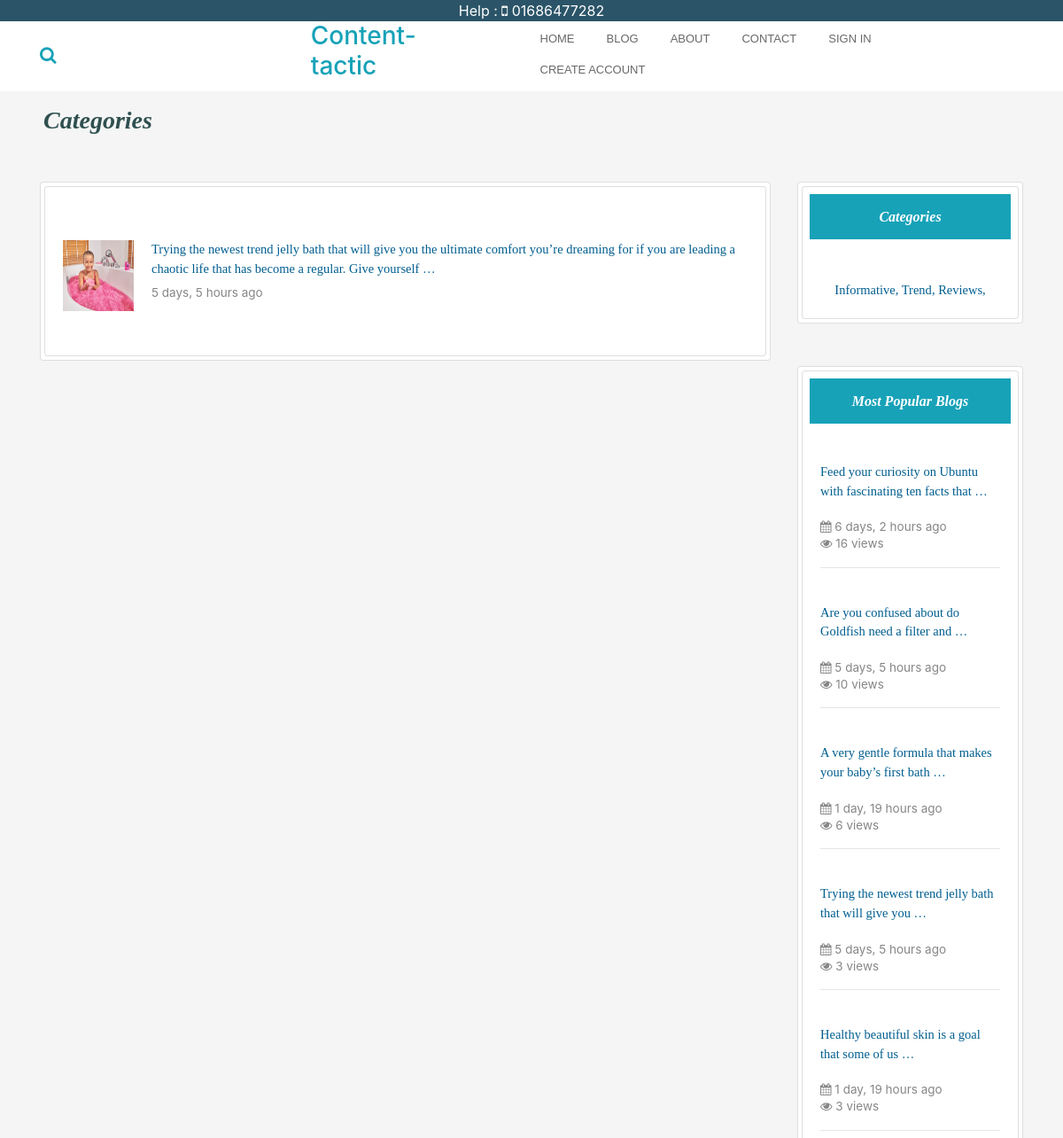
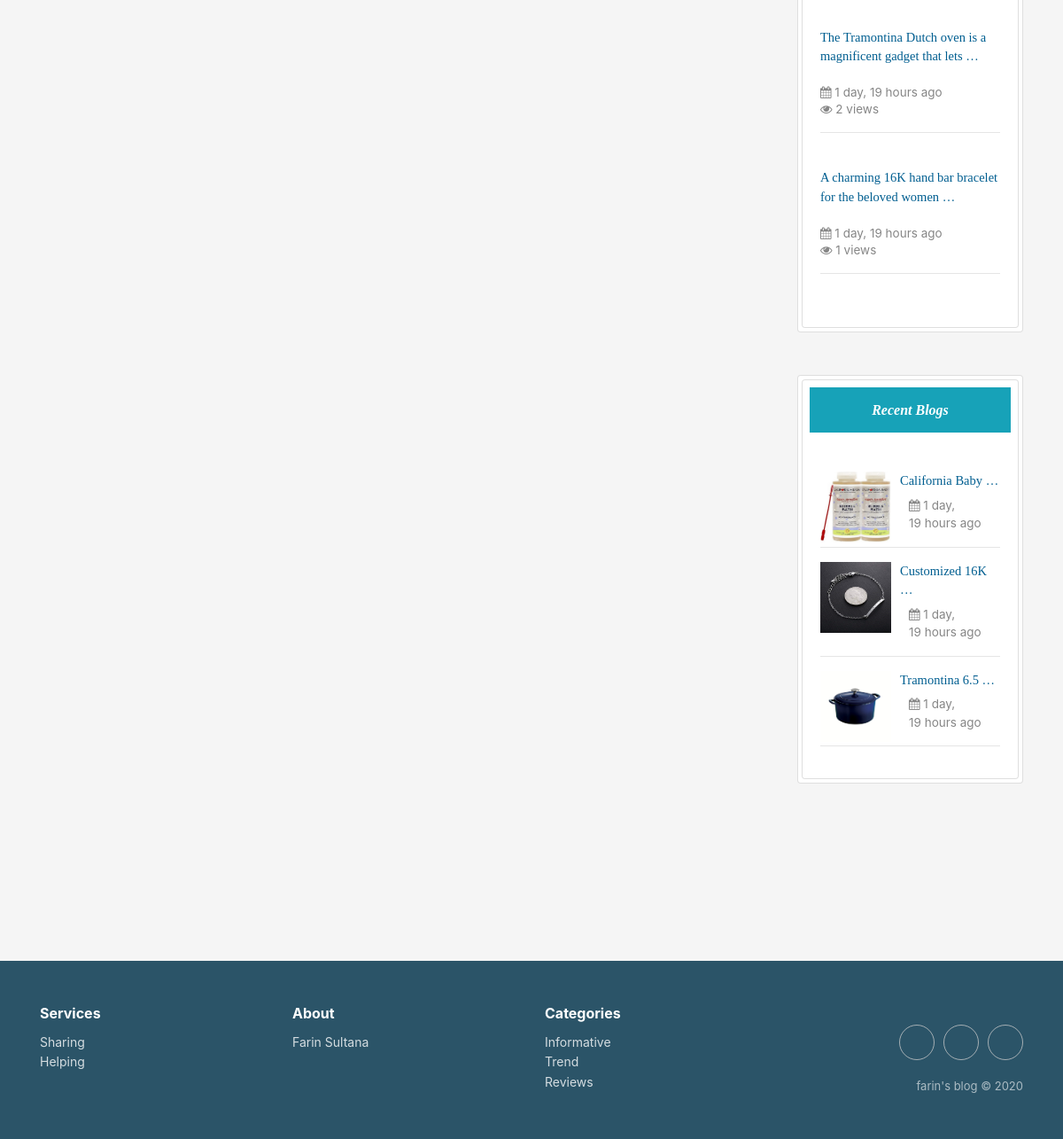
Screenshot of /categories/Trend with the database file from the repository (2 pictures, top to bottom).
### home/models.py (models this page shows, shortened)
class Post(models.Model):
    category = models.ForeignKey(Category, on_delete=models.CASCADE)
    postAuthor = models.CharField(max_length=200)
    postId = models.AutoField(primary_key=True, auto_created=True)
    postTitle = models.CharField(max_length=200)
    postTimeDate = models.DateTimeField(auto_now_add=True, auto_now=False, blank=True)
    postDescriptions = models.TextField()
    postBody = RichTextField(blank=True, null=True)
    postImage = models.ImageField(blank=True, null=True)
    views = models.IntegerField(default=0)
    def get_photo_url(self):
        if self.postImage and hasattr(self.postImage, 'url'):
            return self.postImage.url
        else:
            return "/static/no.png"

class Category(models.Model):
    category = models.CharField(max_length=200, primary_key=True)

### home/views.py (the view)
# urls.py: path('categories/<str:cat>', views.category, name='categories'),
def category(request, cat):
    populer = Post.objects.all().order_by('-views')[0:10]
    Recent = Post.objects.all().order_by('-postTimeDate')[0:3]
    query = cat
    allPosts = Post.objects.filter(category__category__contains=query).order_by('-postTimeDate')
    cat = Category.objects.all()
    parms = {'allPosts': allPosts,
             'RecentPost': Recent,
             'Categories': cat,
             'Populer': populer}
    return render(request, 'category.html', parms)

### templates/category.html (shortened to what this page needs)
{% extends 'base.html' %}
{% load static %}
{% load humanize %}
 {% block body %}
<div class="container">
<div class="row ml-1 mb-1">
  <h3 class="mb-5 mt-3"  id="heading">Categories</h3>
</div>
    <div class="row">
   <div class="col-sm-9 mb-5">
              <div class="card p-1">
       {% if allPosts|length < 1 %}
      <div class="card text-center mt-5 p-5">
       <h4 style="margin-top:40;">
           This category haven't got any blog yet.
       </h4><br>
        <a class="text-style" href="{% url 'blog' %}"><span><i class="fa fa-plus-circle" aria-hidden="true"></i> Go to Blog Page</span></a>
</div>
       {% else %}
    {% for post in allPosts %}
       <div class="card pt-4 pl-0 pb-4 pr-0">
                    <div class="card-body">
                        <div class="mt-3">
                            <img style="float:left;" class="d-inline-block" src="{{ post.get_photo_url }}" height=80;
                                width=80; alt="abc">
                            <a href="{% url 'readMore' post.postId %}">
                                <p  style="margin-left:100px;" class="text-style">
                                    {{ post.postDescriptions |truncatewords:30 }}
                                </p>
                            </a>
                            <p style="margin-left:100px; margin-top:-10px;" class="description">{{ post.postTimeDate | naturaltime}}</p>
                        </div>
                    </div>
        </div>
       {% endfor %}
       {% endif %}
</div>
       </div>
        <div class="col-sm-3 " >
         <div class="card p-1">
             <div class="card promoting-card">
<h6 class="bg-info m-2 p-3 text-center" id="headings">Categories</h6>
  <div class="card-body">
                        <div class="mt-3 text-center">
                             {% for cat in Categories%}
                      <a class="text-style" href="{% url 'categories' cat.category %}"> {{cat.category}},  </a>
                             {% endfor %}
                        </div>
                    </div>
</div>
</div>
            <div class="card p-1 mt-5">
<div class="card promoting-card">
<h6 class="bg-info m-2  p-3 text-center" id="headings">Most Popular Blogs</h6>
 <div class="card-body">
                        <div class="mt-3">
                             {% for post in Populer%}
                            <a href="{% url 'readMore' post.postId %}">
                                <p    class="text-style">
                                    {{ post.postDescriptions | truncatewords:10 }}
                                </p>
                            </a>
                            <span class="description"><i class="fa fa-calendar" aria-hidden="true"></i> {{ post.postTimeDate | naturaltime }}</span>
                            <p class="description"><i class="fa fa-eye" aria-hidden="true"></i> {{ post.views }} views</p>
<hr>
                            <br>
                             {% endfor %}
                        </div>
                    </div>
                    </div>
                    </div>
         <div class="card p-1 mt-5">
<div class="card promoting-card ">
<h6 class="bg-info m-2  p-3 text-center" id="headings">Recent Blogs</h6>
 <div class="card-body">
                        <div class="mt-3">
                             {% for post in RecentPost%}
                            <img style="float:left;" class="d-inline-block" src="{{ post.get_photo_url }}" height=80;
                                width=80; alt="abc">
                            <a href="{% url 'readMore' post.postId %}">
                                <p  style="margin-left:90px;" class="text-style">
                                    {{ post.postTitle |truncatewords:2 }}
                                </p>
                            </a>
                            <p style="margin-left:100px; margin-top:-10px;" class="description"><i class="fa fa-calendar" aria-hidden="true"></i> {{ post.postTimeDate | naturaltime }}</p>
                            <hr>
                             {% endfor %}
                        </div>
                    </div>
</div>
</div>
</div>
</div>
</div>
 {% endblock body %}

### templates/base.html (shortened to what this page needs)
{% load static %}
<!DOCTYPE html>
<html lang="en">
<head>
  <link rel="stylesheet" href="https://maxcdn.bootstrapcdn.com/bootstrap/4.5.0/css/bootstrap.min.css">
 <link rel="stylesheet" href="https://cdnjs.cloudflare.com/ajax/libs/font-awesome/4.7.0/css/font-awesome.min.css">
  <link rel="stylesheet" href="{% static 'css/style.css' %} ">
  <link rel="stylesheet" href="https://cdnjs.cloudflare.com/ajax/libs/twitter-bootstrap/4.4.1/css/bootstrap.min.css">
  <link rel="stylesheet" href="https://cdnjs.cloudflare.com/ajax/libs/font-awesome/4.7.0/css/font-awesome.min.css">
  <link rel="stylesheet" href="https://cdnjs.cloudflare.com/ajax/libs/ionicons/2.0.1/css/ionicons.min.css">
  <link rel="stylesheet" href="https://cdnjs.cloudflare.com/ajax/libs/Swiper/3.3.1/css/swiper.min.css">
</head>
<body style="background-color:#F5F5F5">
<div style="background-color:#2b5468; color:#fff;" class="text-center">
<p class="mb-0 mt-0">Help : <i class="fa fa-mobile " aria-hidden="true"></i> 01686477282</p>
</div>
    <nav class="navbar sticky-top navbar-light navbar-expand-md navigation-clean-search pb-1 pt-0" style="font-size: 13;">
        <div class="container "><a class="navbar-brand text-info" href="#"><form class="form-inline mr-auto" method="get" action="{% url 'search' %}" target="_self">
                    <div class="form-group"><label for="search-field"><i class="fa fa-search text-info"></i></label><input class="form-control search-field" type="search" id="search-field" name="search">
                    </div>
                </form></a>
                <a style="text-decoration: none;" href="{% url 'home' %}"><h3 class="text-info ml-0">Content-tactic</h3></a>
            <div class="collapse navbar-collapse"
                id="navcol-1">
                <ul class="nav navbar-nav ml-lg-5">
                    <li class="nav-item" role="presentation"><a class="nav-link" href="{% url 'home' %}">Home</a></li>
                    <li class="nav-item" role="presentation" style="font-size: 13;"><a class="nav-link" href="{% url 'blog' %}" style="font-size: 13;">Blog</a></li>
                    <li class="nav-item" role="presentation"><a class="nav-link" href="{% url 'aboutMe' %}">About</a></li>
					<li class="nav-item" role="presentation"><a class="nav-link" href="{% url 'contact' %}">Contact</a></li>
         {% if user.is_authenticated %}
                        <li class="nav-item dropdown  ">
                        <a class="nav-link dropdown-toggle" href="#" id="navbarDropdown" role="button"
                            data-toggle="dropdown" aria-haspopup="true" aria-expanded="false">
                           <i class="fa fa-user" aria-hidden="true"></i> welcome {{request.user.username}}
                        </a>
                        <div class="dropdown-menu edit-dropdown " aria-labelledby="navbarDropdown">
                            <a class="dropdown-item" href="#">View Profile</a>
                               <a class="dropdown-item" href="{% url 'userLogOut' %}">Logout</a>
                        </div>
                    </li>
                    {% else %}
      <li class="nav-item">
       <a class="nav-link" href="{% url 'userLogIn' %}"  > Sign in</a>
      </li>
      <li class="nav-item">
       <a class="nav-link" href="{% url 'userSignUp' %}" > Create Account</a>
      </li>
      {% endif %}
                </ul>
                </div>
        </div>
    </nav>
     {% block body %}
     {% endblock body %}
 <div class="footer-clean" style="background-color:#2b5468; color:#fff;">
        <footer>
            <div class="container">
                <div class="row justify-content-center">
                    <div class="col-sm-4 col-md-3 item">
                        <h3>Services</h3>
                        <ul>
                            <li><a href="#">Sharing</a></li>
                            <li><a href="#">Helping</a></li>
                        </ul>
                    </div>
                    <div class="col-sm-4 col-md-3 item">
                        <h3>About</h3>
                        <ul>
                            <li><a href="{% url 'aboutMe' %}">Farin Sultana</a></li>
                        </ul>
                    </div>
                    <div class="col-sm-4 col-md-3 item">
                        <h3>Categories</h3>
                        <ul>
                            {% for cat in  Categories %}
                            <li><a href="{% url 'categories' cat.category %}">{{cat.category}}</a></li>
                            {% endfor %}
                        </ul>
                    </div>
                    <div class="col-lg-3 item social"><a href="https://www.facebook.com/imayanchy/"></a><a href="mailto:aaziz9642@gmail.com"></a><a href="https://www.linkedin.com/in/azizur-rahman-720636165"></a>
                        <p class="copyright">farin's blog © 2020</p>
                    </div>
                </div>
            </div>
        </footer>
    </div>
</body>
</html>

### static/css/style.css (style rules this page uses)
#heading { font-family:bitter,georgia,"times new roman",times,serif; font-weight:bold; color:#2F4F4F; font-style: italic }
#headings { font-family:bitter,georgia,"times new roman",times,serif; font-weight:bold; color:#ffffff; font-style: italic }
.description { color:#868686; font-size: 13.5px; margin-top:-2px; }
.text-style { font-family:bitter,georgia,"times new roman",times,serif; color:#005E90; font-size: 14.5px; }
.features-boxed .features,.footer-clean { padding:50px 0 }
.footer-clean { background-color:#fff;color:#4b4c4d }
.footer-clean h3 { margin-top:0;margin-bottom:12px;font-weight:700;font-size:16px }
.footer-clean ul { padding:0;list-style:none;line-height:1.6;font-size:14px;margin-bottom:0 }
.footer-clean ul a { color:inherit;text-decoration:none;opacity:.8 }
.footer-clean .item.social { text-align:right }
.footer-clean .item.social>a { font-size:24px;width:40px;height:40px;line-height:40px;display:inline-block;text-align:center;border-radius:50%;border:1px solid #ccc;margin-left:10px;margin-top:22px;color:inherit;opacity:.75 }
.footer-clean .copyright { margin-top:14px;margin-bottom:0;font-size:13px;opacity:.6 }
.navigation-clean-search { background:#fff;padding-top:.75rem;padding-bottom:.75rem;color:#333;border-radius:0;box-shadow:none;border:none;margin-bottom:0 }
@media (min-width:768px) { .navigation-clean-search { padding-top:1rem;padding-bottom:1rem } }
.navigation-clean-search .navbar-brand { font-weight:700;color:inherit }
.navigation-clean-search .form-inline,.navigation-clean-search .navbar-collapse { border-top-color:#ddd }
.navigation-clean-search.navbar .navbar-nav .nav-link { padding-left:18px;padding-right:18px }
.navigation-clean-search.navbar-light .navbar-nav .nav-link { color:#465765 }
.navigation-clean-search .form-inline label { color:#ccc }
.navigation-clean-search .form-inline .search-field { background:0 0;border:none;border-bottom:1px solid transparent;border-radius:0;box-shadow:none;color:inherit;transition:border-bottom-color .3s }

### templates/base.html (style rules this page uses)
.navbar .nav-link { font-size: 13px !important; font-family: "Gotham SSm",Helvetica,Arial,sans-serif !important; line-height: 1.42857 !important; color: #686868 !important; text-transform: uppercase; text-align: left; text-size-adjust: 100%; }

### rows the page displays
Post: get_photo_url (picture), postDescriptions "Trying the newest trend jelly bath that will give you the ultimate comfort you’re dreaming for if you are leading a chaotic life that has become a regular. Give yourself …", postTimeDate "5 days, 5 hours ago", postDescriptions "Trying the newest trend jelly bath that will give you …", views "3"
Category: category "Informative"
Category: category "Trend"
Category: category "Reviews"
Post: postDescriptions "Feed your curiosity on Ubuntu with fascinating ten facts that …", postTimeDate "6 days, 2 hours ago", views "16"
Post: postDescriptions "Are you confused about do Goldfish need a filter and …", postTimeDate "5 days, 5 hours ago", views "10"
Post: postDescriptions "A very gentle formula that makes your baby’s first bath …", postTimeDate "1 day, 19 hours ago", views "6", get_photo_url (picture), postTitle "California Baby …"
Post: postDescriptions "Healthy beautiful skin is a goal that some of us …", postTimeDate "1 day, 19 hours ago", views "3"
Post: postDescriptions "The Tramontina Dutch oven is a magnificent gadget that lets …", postTimeDate "1 day, 19 hours ago", views "2", get_photo_url (picture), postTitle "Tramontina 6.5 …"
Post: postDescriptions "A charming 16K hand bar bracelet for the beloved women …", postTimeDate "1 day, 19 hours ago", views "1", get_photo_url (picture), postTitle "Customized 16K …"
